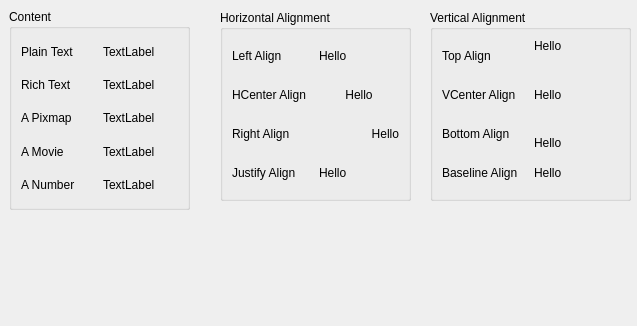
<?xml version="1.0" encoding="UTF-8"?>
<ui version="4.0">
 <class>Widget</class>
 <widget class="QWidget" name="Widget">
  <property name="geometry">
   <rect>
    <x>0</x>
    <y>0</y>
    <width>637</width>
    <height>326</height>
   </rect>
  </property>
  <property name="windowTitle">
   <string>Widget</string>
  </property>
  <widget class="QGroupBox" name="groupBox">
   <property name="geometry">
    <rect>
     <x>9</x>
     <y>9</y>
     <width>181</width>
     <height>201</height>
    </rect>
   </property>
   <property name="title">
    <string>Content</string>
   </property>
   <layout class="QVBoxLayout" name="verticalLayout">
    <item>
     <layout class="QHBoxLayout" name="horizontalLayout">
      <item>
       <widget class="QLabel" name="label">
        <property name="text">
         <string>Plain Text</string>
        </property>
       </widget>
      </item>
      <item>
       <widget class="QLabel" name="plainTextLabel">
        <property name="text">
         <string>TextLabel</string>
        </property>
       </widget>
      </item>
     </layout>
    </item>
    <item>
     <layout class="QHBoxLayout" name="horizontalLayout_2">
      <item>
       <widget class="QLabel" name="label_3">
        <property name="text">
         <string>Rich Text</string>
        </property>
       </widget>
      </item>
      <item>
       <widget class="QLabel" name="richTextLabel">
        <property name="text">
         <string>TextLabel</string>
        </property>
       </widget>
      </item>
     </layout>
    </item>
    <item>
     <layout class="QHBoxLayout" name="horizontalLayout_3">
      <item>
       <widget class="QLabel" name="label_5">
        <property name="text">
         <string>A Pixmap</string>
        </property>
       </widget>
      </item>
      <item>
       <widget class="QLabel" name="pixmapLabel">
        <property name="text">
         <string>TextLabel</string>
        </property>
       </widget>
      </item>
     </layout>
    </item>
    <item>
     <layout class="QHBoxLayout" name="horizontalLayout_4">
      <item>
       <widget class="QLabel" name="label_7">
        <property name="text">
         <string>A Movie</string>
        </property>
       </widget>
      </item>
      <item>
       <widget class="QLabel" name="movieLabel">
        <property name="text">
         <string>TextLabel</string>
        </property>
       </widget>
      </item>
     </layout>
    </item>
    <item>
     <layout class="QHBoxLayout" name="horizontalLayout_5">
      <item>
       <widget class="QLabel" name="label_9">
        <property name="text">
         <string>A Number</string>
        </property>
       </widget>
      </item>
      <item>
       <widget class="QLabel" name="numberLabel">
        <property name="text">
         <string>TextLabel</string>
        </property>
       </widget>
      </item>
     </layout>
    </item>
   </layout>
  </widget>
  <widget class="QGroupBox" name="groupBox_2">
   <property name="geometry">
    <rect>
     <x>220</x>
     <y>10</y>
     <width>191</width>
     <height>191</height>
    </rect>
   </property>
   <property name="title">
    <string>Horizontal Alignment</string>
   </property>
   <layout class="QVBoxLayout" name="verticalLayout_2">
    <item>
     <layout class="QHBoxLayout" name="horizontalLayout_6">
      <item>
       <widget class="QLabel" name="label_2">
        <property name="text">
         <string>Left Align</string>
        </property>
       </widget>
      </item>
      <item>
       <widget class="QLabel" name="label_4">
        <property name="text">
         <string>Hello</string>
        </property>
       </widget>
      </item>
     </layout>
    </item>
    <item>
     <layout class="QHBoxLayout" name="horizontalLayout_7">
      <item>
       <widget class="QLabel" name="label_6">
        <property name="text">
         <string>HCenter Align</string>
        </property>
       </widget>
      </item>
      <item>
       <widget class="QLabel" name="label_8">
        <property name="text">
         <string>Hello</string>
        </property>
        <property name="alignment">
         <set>Qt::AlignCenter</set>
        </property>
       </widget>
      </item>
     </layout>
    </item>
    <item>
     <layout class="QHBoxLayout" name="horizontalLayout_8">
      <item>
       <widget class="QLabel" name="label_10">
        <property name="text">
         <string>Right Align</string>
        </property>
       </widget>
      </item>
      <item>
       <widget class="QLabel" name="label_11">
        <property name="text">
         <string>Hello</string>
        </property>
        <property name="alignment">
         <set>Qt::AlignRight|Qt::AlignTrailing|Qt::AlignVCenter</set>
        </property>
       </widget>
      </item>
     </layout>
    </item>
    <item>
     <layout class="QHBoxLayout" name="horizontalLayout_9">
      <item>
       <widget class="QLabel" name="label_14">
        <property name="text">
         <string>Justify Align</string>
        </property>
       </widget>
      </item>
      <item>
       <widget class="QLabel" name="label_15">
        <property name="text">
         <string>Hello</string>
        </property>
        <property name="alignment">
         <set>Qt::AlignJustify|Qt::AlignVCenter</set>
        </property>
       </widget>
      </item>
     </layout>
    </item>
   </layout>
  </widget>
  <widget class="QGroupBox" name="groupBox_3">
   <property name="geometry">
    <rect>
     <x>430</x>
     <y>10</y>
     <width>201</width>
     <height>191</height>
    </rect>
   </property>
   <property name="title">
    <string>Vertical Alignment</string>
   </property>
   <layout class="QVBoxLayout" name="verticalLayout_3">
    <item>
     <layout class="QHBoxLayout" name="horizontalLayout_10">
      <item>
       <widget class="QLabel" name="label_12">
        <property name="text">
         <string>Top Align</string>
        </property>
       </widget>
      </item>
      <item>
       <widget class="QLabel" name="label_13">
        <property name="text">
         <string>Hello</string>
        </property>
        <property name="alignment">
         <set>Qt::AlignLeading|Qt::AlignLeft|Qt::AlignTop</set>
        </property>
       </widget>
      </item>
     </layout>
    </item>
    <item>
     <layout class="QHBoxLayout" name="horizontalLayout_11">
      <item>
       <widget class="QLabel" name="label_16">
        <property name="text">
         <string>VCenter Align</string>
        </property>
       </widget>
      </item>
      <item>
       <widget class="QLabel" name="label_17">
        <property name="text">
         <string>Hello</string>
        </property>
       </widget>
      </item>
     </layout>
    </item>
    <item>
     <layout class="QHBoxLayout" name="horizontalLayout_12">
      <item>
       <widget class="QLabel" name="label_18">
        <property name="text">
         <string>Bottom Align</string>
        </property>
       </widget>
      </item>
      <item>
       <widget class="QLabel" name="label_19">
        <property name="text">
         <string>Hello</string>
        </property>
        <property name="alignment">
         <set>Qt::AlignBottom|Qt::AlignLeading|Qt::AlignLeft</set>
        </property>
       </widget>
      </item>
     </layout>
    </item>
    <item>
     <layout class="QHBoxLayout" name="horizontalLayout_13">
      <item>
       <widget class="QLabel" name="label_20">
        <property name="text">
         <string>Baseline Align</string>
        </property>
       </widget>
      </item>
      <item>
       <widget class="QLabel" name="baselineLabel">
        <property name="text">
         <string>Hello</string>
        </property>
       </widget>
      </item>
     </layout>
    </item>
   </layout>
  </widget>
 </widget>
 <resources/>
 <connections/>
</ui>
